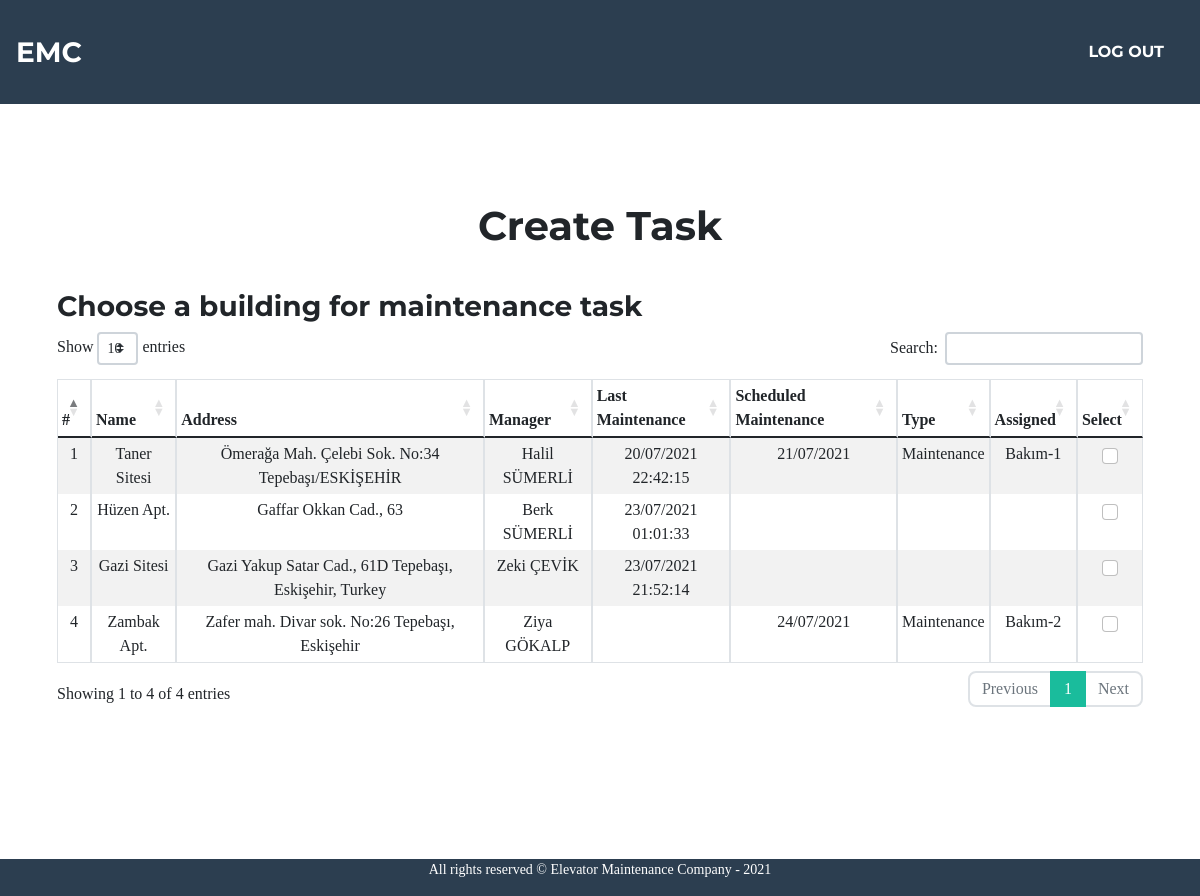
The app's page /createTask (signed in) with its own data.
### maintenance/models.py (models this page shows, shortened)
class Building(models.Model):
    address = models.CharField(max_length=300)
    coordinates = models.CharField(null=True, max_length=32)
    name = models.CharField(max_length=50)
    manager = models.CharField(max_length=100)
    phone_message = 'Phone number must be entered in the format: 05xxxxxxxxx'
    phone_regex = RegexValidator(
        regex=r'^(05)\d{9}$',
        message=phone_message
    )
    phone = models.CharField(validators=[phone_regex], max_length=11,
                             null=True, blank=True)
    email = models.EmailField(null=True, blank=True, max_length=100)
    floors = models.PositiveSmallIntegerField(default=2, validators=[MinValueValidator(2), MaxValueValidator(25)])
    elevator_type = models.CharField(max_length=100)
    creator = models.ForeignKey(User, on_delete=PROTECT, related_name="BuildingCreator")
    status = models.BooleanField(default=True)

class TaskTypes(models.Model):
    type = models.CharField(max_length=32)

class Team(models.Model):
    leader = models.ForeignKey(User, on_delete=models.CASCADE, related_name="team_leader")
    name = models.CharField(max_length=50)
    description = models.CharField(max_length=200)

### maintenance/views.py (the view, shortened to what this page needs)
# urls.py: path("createTask", views.createTask, name="createTask"),
@login_required
def createTask(request):
    if request.method == "GET":
        buildings = Building.objects.filter(status=True)
        teams = Team.objects.all()
        if not len(buildings) > 0 or not len(teams) > 0:
            messages.warning(request, "First add buildings and create teams to assign a new task")
            if not len(buildings) > 0:
                return HttpResponseRedirect(request.META.get('HTTP_REFERER'))
            elif  not len(teams) > 0:
                return HttpResponseRedirect(request.META.get('HTTP_REFERER'))
        tasks = Task.objects.filter(result=None)
        for f in teams:
            f.members = []
        members = UserTeam.objects.filter(role="member")
        for m in members:
            if m.team in teams:
                for t in teams:
                    if m.team == t:
                        t.members.append(m.user)
        for b in buildings:
            if b.id in tasks.values_list("building_id", flat=True):
                for t in tasks:
                    if b.id == t.building_id:
                        last_maintenance = Task.objects.filter(building_id=b.id, result=True).order_by('id').last()
                        b.task_status = t.date
                        b.task_team = t.team.name
                        b.task_type = t.type.type
                        if last_maintenance:
                            b.last = last_maintenance.closed
            else:
                for t in Task.objects.filter(building_id=b.id, result=True):
                    if b.id == t.building_id:
                        last_maintenance = Task.objects.filter(building_id=b.id, result=True).order_by('id').last()
                        if last_maintenance:
                            b.last = last_maintenance.closed
        taskTypes = TaskTypes.objects.all()
        return render(request, "maintenance/createTask.html", {
            "buildings":buildings,
            "teams":teams,
            "taskTypes":taskTypes,
        })

### maintenance/templates/maintenance/createTask.html (shortened to what this page needs)
{% extends "maintenance/layout.html" %}
{% load static %}
{% load tz %}
{% block main %}
    <h1 style="margin-top:90px; margin-bottom:40px; text-align: center;">Create Task</h1>
    {% if buildings %}
    <div style="margin-bottom: 100px; display: flex; justify-content: center; align-items: center;" >
        <form action="{% url 'createTask' %}" method="POST" class="col-sm-12" id="taskForm">
            <div class="table-responsive" id="buildingsTbl">
                <h3>Choose a building for maintenance task</h3>
                <table class="table table-sm table-striped table-hover table-bordered">
                    <thead style="text-align: center;">
                        <th>#</th>
                        <th>Name</th>
                        <th>Address</th>
                        <th>Manager</th>
                        <th>Last Maintenance</th>
                        <th>Scheduled Maintenance</th>
                        <th>Type</th>
                        <th>Assigned</th>
                        <th>Select</th>
                    </thead>
                    <tbody style="text-align: center;">
                        {% for b in buildings %}
                            <tr>
                                <td>{{ forloop.counter }}</td>
                                <td>{{ b.name }}</td>
                                <td>{{ b.address }}</td>
                                <td>{{ b.manager }}</td>
                                <td>{{ b.last|localtime|date:"d/m/Y H:i:s" }}</td>
                                <td>{{ b.task_status|localtime|date:"d/m/Y" }}</td>
                                <td>{{ b.task_type }}</td>
                                <td>{{ b.task_team }}</td>
                                <td>
                                    <div class="form-check" style="display: flex; justify-content: center; align-items: center;">
                                        <input class="form-check-input cbBuilding" type="checkbox" value="" id="building-{{ b.id }}" data-building="{{ b.id }}">
                                    </div>
                                </td>
                            </tr>
                        {% endfor %}
                    </tbody>
                </table>
            </div>
        </form>
    </div>
    {% endif %}
{% endblock %}

### records on screen
Building: name "Taner Sitesi", address "Ömerağa Mah. Çelebi Sok. No:34 Tepebaşı/ESKİŞEHİR", manager "Halil SÜMERLİ", last "20/07/2021 22:42:15", task_status "21/07/2021", task_type "Maintenance", task_team "Bakım-1"
Building: name "Hüzen Apt.", address "Gaffar Okkan Cad., 63", manager "Berk SÜMERLİ", last "23/07/2021 01:01:33"
Building: name "Gazi Sitesi", address "Gazi Yakup Satar Cad., 61D Tepebaşı, Eskişehir, Turkey", manager "Zeki ÇEVİK", last "23/07/2021 21:52:14"
Building: name "Zambak Apt.", address "Zafer mah. Divar sok. No:26 Tepebaşı, Eskişehir", manager "Ziya GÖKALP", task_status "24/07/2021", task_type "Maintenance", task_team "Bakım-2"
